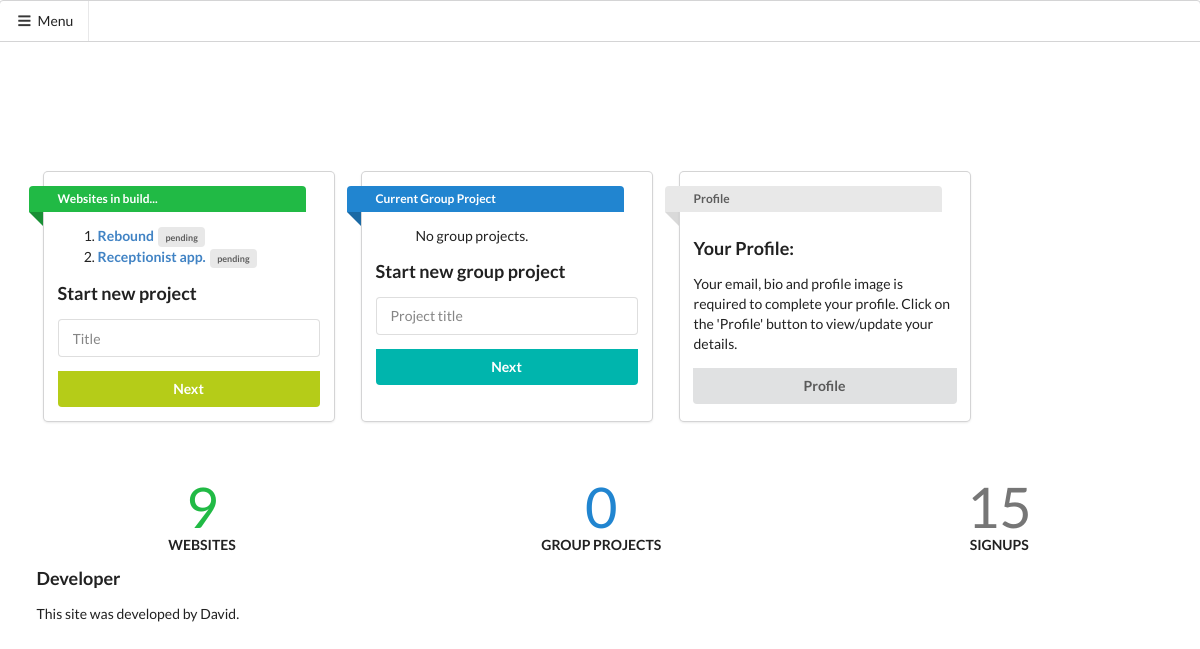
Page /home/ (signed in) on the earlier database version.
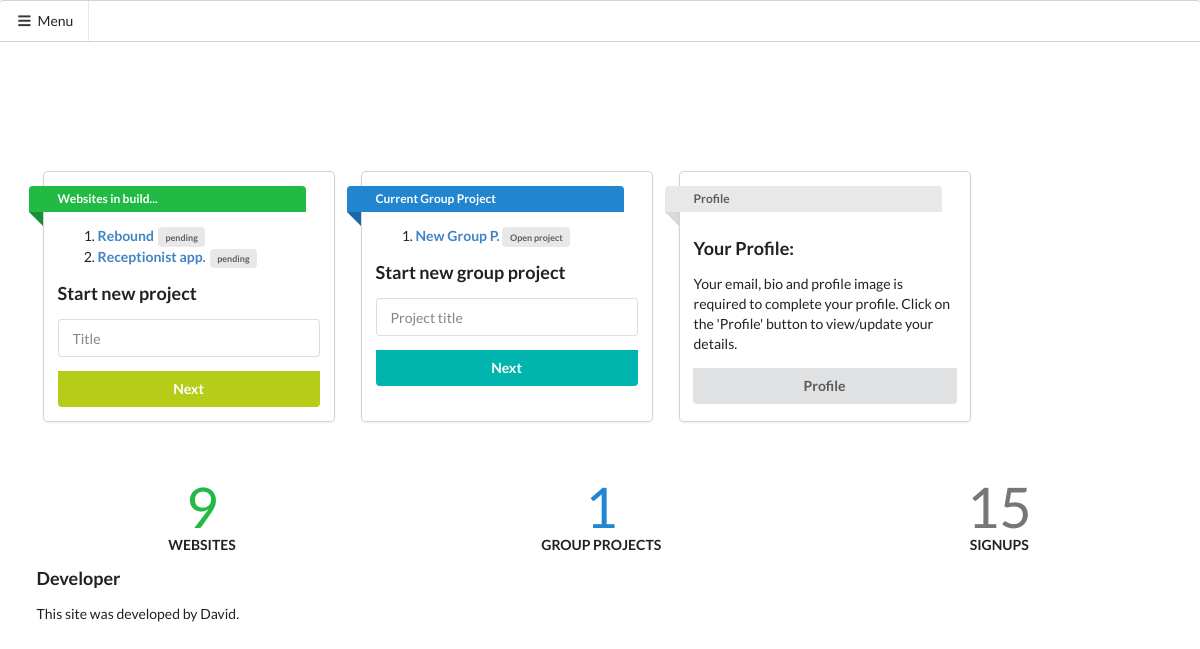
Same page on the later database version.
### dev_site01/models.py (models this page shows, shortened)
class Projects(models.Model):
	start_date = models.DateField()
	end_date = models.DateTimeField(blank=True,null=True)
	duration = models.CharField(max_length=50,null=True,blank=True)
	title = models.CharField(max_length=100)
	user = models.ForeignKey(User,on_delete=models.CASCADE)
	activities = models.ManyToManyField('List',blank=True)
	project_url = models.URLField(blank=True,null=True)
	complete = models.BooleanField(default=False)
	website_owner = models.CharField(max_length=70,null=True,blank=True)
	outstanding_requirements = models.CharField(max_length=200,null=True,blank=True)
	challenges = models.TextField(max_length=500,null=True,blank=True)

class Group_project(models.Model):
	project_title = models.CharField(max_length=90)
	lead = models.ForeignKey(User,on_delete=models.CASCADE,related_name="lead_of_project",null=True)
	collaborators = models.ManyToManyField('Collaborators',blank=True,
		related_name="collaborator_working_on_group_project")
	task = models.ManyToManyField('Task',blank=True,related_name="task_related_to_project")
	add_collaborator = models.CharField(max_length=80,null=True,blank=True)
	status = models.BooleanField(default=False)

### dev_site01/views.py (the view, shortened to what this page needs)
# urls.py: path('home/', views.project_home,name="project_home"),
def project_home(request):
	project = Group_project.objects.filter(lead=request.user)[0:2]
	projects = Projects.objects.filter(user=request.user,project_url=None).order_by('-id')[0:2]
	users  = User.objects.all().count()
	sites	= Projects.objects.all().count()
	groups = Group_project.objects.all().count()
	context = {
		"projects":projects,
		"project":project,
		"users":users,
		"sites":sites,
		"groups":groups,
		"form":ProjectForm(),
		"forms": Group_projectForm(),
	}
	form = ProjectForm(request.POST)
	if request.method == 'POST':
		forms = Group_projectForm(request.POST)
		if forms.is_valid():
			name = forms.save(commit=False)
			name.lead = request.user
			name.save()
			return redirect('user_select',id=name.id)
	else:
		return render(request,'project.html',context)

### dev_site01/forms.py
class ProjectForm(forms.ModelForm):
	class Meta():
		model = Projects
		fields = ('title',)

class Group_projectForm(forms.ModelForm):
	class Meta():
		model = Group_project
		fields = ('project_title',)

### dev_site01/templates/project.html (shortened to what this page needs)
{% extends 'base.html' %}
 {%block body%}
{% load bootstrap4 %}
<div class="ui container">
<section>
  <center><h1 class="text-center" style="margin-top: 1em;color: black;font-size: 58px;" id="title"> </h1></center>
</section>
<div class="row ui container" style="margin: 2em auto;">
<div class="col-md-5" style="margin: 4em auto;">
<div class="ui cards" >
<div class="card" style="padding: 1em;" >
  <a class="ui green ribbon label" data-title="Personal Projects:" data-content="Start and manage your own personal projects. Create short project goals and tick them off as you complete your website. Once the website is complete it will be added to your profile along with the url. Fill in the form on the left and off you go!" data-variation="wide">Websites in build...</a>
<ol>
  {% for p in projects %}
  <li ><p><a href="{% url 'activity' id=p.id %}" style="font-weight: 600;" class="text-capitalize text-monospace text-muted"> {{p.title}} <a class="ui label mini">pending</a></p></li>
  {% empty %}
   <p class="text-muted"> No projects pending.</p>
  {%endfor%}
</ol>
<form action="" method="post" class="ui form">
  <h3 class="text-center">Start new project</h3>
    <div class="field">
    <div class="ui input focus">
      <input type="text" name="title" maxlength="100" placeholder="Title" title="" required="" id="id_title">
    </div>
  </div>
    <button class="ui fluid olive button submit" style="border-top-left-radius: 0em!important;border-top-right-radius: 0em!important;">Next</button>
</form>
</div>
<div class="card" style="padding: 1em;" >
   <a class="ui blue ribbon label" data-title="Group projects:" data-content="Group projects are to help manage your team when working on a large or important project. Once you create a group project you can add your team members as collaborators and assign each team memeber to a specific task. Also once the task is complete it will be visible on the group project. Start by filling in the form on the right!" data-variation="wide">Current Group Project </a>
<ol>
  {% for pro in project %}
  <li><p><a href="{% url 'group-project' id=pro.id %}" style="font-weight: 600;" class="text-capitalize text-monospace text-muted"> {{pro.project_title}} <span class="ui label mini ">Open project</span></a></p></li>
  {% empty %}
   <p class="text-muted"> No group projects.</p>
  {%endfor%}
</ol>
<form action="" method="post" class="ui form">
  <h3 class="text-center">Start new group project</h3>
    <div class="field">
        <div class="ui input focus">
          <input type="text" name="project_title" maxlength="90" class="form-control" placeholder="Project title" title="" required="" id="id_project_title">
        </div>
    </div>
    <button type="submit" class="ui fluid teal button" style="border-top-left-radius: 0em!important;border-top-right-radius: 0em!important;">Next</button>
</form>
</div>
<div class="card" style="padding: 1em;">
   <a class="ui white ribbon label">Profile </a>
<h3>Your Profile:</h3>
<p>Your email, bio and profile image is required to complete your profile. Click on the 'Profile' button to view/update your details. </p>
  <a href="{% url 'profile' %}" class="ui button"> Profile</a>
</div>
</div>
</div>
<div class="ui statistics" >
  <div class="statistic green" style="margin:auto;">
    <div class="value ">
      {{sites}}
    </div>
    <div class="label">
      websites
    </div>
  </div>
  <div class="statistic blue" style="margin:auto;">
    <div class="value ">
      {{groups}}
    </div>
    <div class="label">
      Group Projects
    </div>
  </div>
  <div class="statistic grey" style="margin:auto;">
    <div class="value ">
      {{users}}
    </div>
    <div class="label">
      Signups
    </div>
  </div>
</div>
<h3>Developer</h3>
<p>This site was developed by David.</p>
</div>
</div>
</div>
    {%endblock%}

Differences in the rows shown:
added Group_project: project_title "New Group P."
Other differences:
{{ groups }}: "0" → "1"
text no longer shown: "No group projects."
